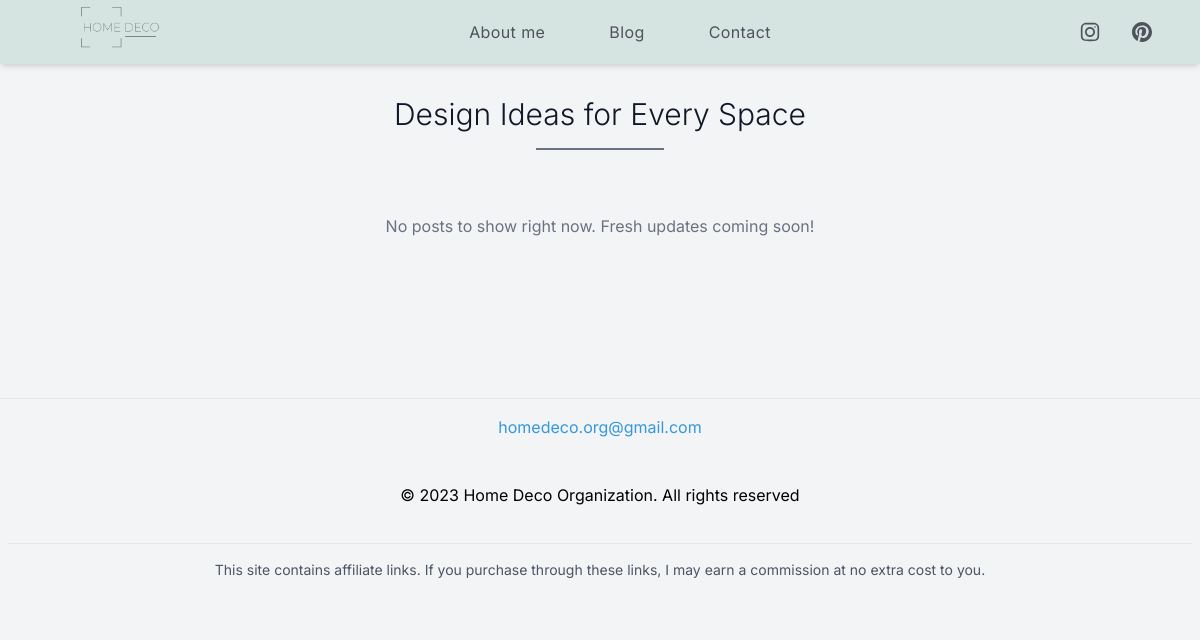
The page /blog/living on the database as committed earlier.
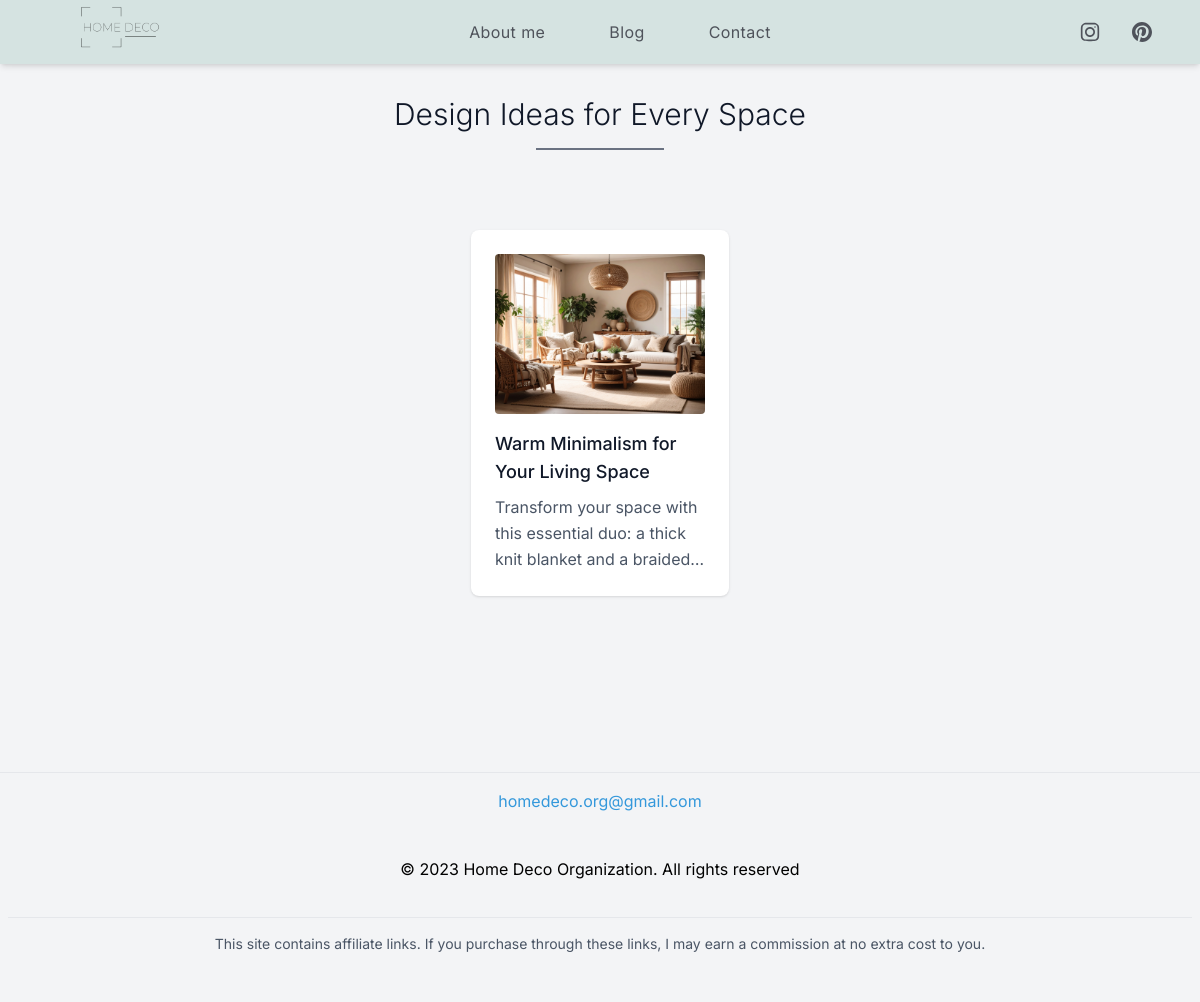
The same page on the database as committed later.
### models.py (models this page shows)
class Post(db.Model):
    id = db.Column(db.Integer, primary_key=True)
    title = db.Column(db.String(100), nullable=False)
    description = db.Column(db.Text, nullable=False)
    slug = db.Column(db.String(50), nullable=False)
    image1 = db.Column(db.String(200))
    alttitle1 = db.Column(db.String(100))
    image2 = db.Column(db.String(200))
    alttitle2 = db.Column(db.String(100))
    image3 = db.Column(db.String(200))
    alttitle3 = db.Column(db.String(100))
    link1 = db.Column(db.String(200))
    label1 = db.Column(db.String(100), nullable=False)
    link2 = db.Column(db.String(200))
    label2 = db.Column(db.String(100), nullable=False)
    link3 = db.Column(db.String(200))
    label3 = db.Column(db.String(100), nullable=False)
    link4 = db.Column(db.String(200))
    label4 = db.Column(db.String(100), nullable=False)
    frase1 = db.Column(db.String(200), nullable=False)
    frase2 = db.Column(db.String(200), nullable=True)

### app.py (the view)
@app.route('/blog/<slug>')
def posts_by_slug(slug):
            posts = Post.query.filter_by(slug=slug).all()
            return render_template('blog.html', posts=posts, slug=slug)

### templates/blog.html (shortened to what this page needs)
{% extends "layout.html" %}
{% block content %}
<section class="text-gray-600 body-font my-24 ">
  <div class="">
    <h1 class="text-3xl font-light title-font mb-4 text-gray-900 text-center">Design Ideas for Every Space</h1>
    <div class="w-32 h-0.5 bg-gray-500 mt-1 mx-auto"></div>
  </div>
  <div class="flex flex-row flex-wrap gap-4 px-5 py-4 md:py-16 mx-auto w-full">
    {% for post in posts %}
      <div class="p-4 md:w-1/4 w-full mx-auto">
        <a href="/post/{{ post.id }}" class="block bg-white p-6 rounded-lg shadow hover:shadow-xl transition">
          {% if post.image1 %}
            <img src="{{ post.image1 }}" alt="{{ post.alttitle1 }}" class="w-full h-40 object-cover rounded mb-4">
          {% endif %}
          <h2 class="text-lg text-gray-900 font-medium title-font mb-2">{{ post.title }}</h2>
          <p class="text-gray-600 line-clamp-3 leading-relaxed text-base">{{ post.description }}</p>
        </a>
      </div>
    {% else %}
      <div class="w-full text-center">
        <p class="text-gray-500">No posts to show right now. Fresh updates coming soon!</p>
      </div>
    {% endfor %}
  </div>
</section>
{% endblock %}

### templates/layout.html (shortened to what this page needs)
<!DOCTYPE html>
<html lang="en">
<head>
    <script src="https://cdn.jsdelivr.net/npm/@tailwindcss/browser@4"></script>
    <link rel="stylesheet" href="{{ url_for('static', filename='css/main.css') }}">
    <link rel="stylesheet" href="https://use.typekit.net/ybb6mop.css">
</head>
<body class="bg-gray-100 m-0 p-0 box-border">
<header class="flex items-center justify-between px-6 md:px-12 bg-[#d5e3e1] shadow-md backdrop-blur-md fixed top-0 w-full z-50 h-16">
  <div class="pl-8">
  <a href="{{ url_for('index') }}"  ><img src="{{ url_for('static', filename='images/logo home deco.png') }}" alt="logo salemi" class="w-20 cursor-pointer"></a>
  </div>
 <nav class="gap-6 bg-cover bg-center text-[#4F535B] px-8 cursor-pointer">
  <div class="flex items-center h-16 justify-end px-4 md:px-4">
    <ul id="menu" class="hidden md:flex md:flex-row flex-col absolute md:static right-2 top-20 md:top-0 bg-white md:bg-transparent shadow-lg md:shadow-none rounded-md px-4 py-2 md:p-0 text-base tracking-wide">
  <li><a href="{{ url_for('about') }}" class="hover:text-blue-600 p-8 transition-colors duration-200">About me</a></li>
  <li><a href="{{ url_for('blog') }}" class="hover:text-blue-600 p-8 transition-colors duration-200">Blog</a></li>
  <li><a href="{{ url_for('contact') }}" class="hover:text-blue-600 p-8 transition-colors duration-200">Contact</a></li>
</ul>
  </div>
    </nav>
  <div class="flex items-center gap-8 ">
    <a href="https://www.instagram.com/homedecoorganization/" target="_blank" class="">
      <img src="{{ url_for('static', filename='images/IG.svg') }}" alt="link to Instagram" class="w-5 h-5">
    </a>
    <a href="https://www.pinterest.com/homedecoorganization/" target="_blank" class="">
      <img src="{{ url_for('static', filename='images/pinterest.svg') }}" alt="link to pinterest" class="w-5 h-5">
    </a>
  </div>
</header>
{% block content %}{% endblock %}
<footer>
        <div class="p-2 w-full h-auto flex flex-col pt-4 mt-4 border-t border-gray-200 text-center mb-4">
          <a href="mailto:jorge@gmail.com" class="text-[#3498db]">homedeco.org@gmail.com</a>    <p class="leading-normal my-5">
            <br>© 2023 Home Deco Organization. All rights reserved
          </p>
          <div class="p-2 w-full pt-4 mt-4 border-t border-gray-200 text-center mb-4">
    <p class="text-sm text-gray-600">
      This site contains affiliate links. If you purchase through these links, I may earn a commission at no extra cost to you.
    </p>
</footer>
</body>
</html>

### static/css/main.css (style rules this page uses)
* { font-family: "inter", sans-serif; }

Rows that differ between the two databases and show on the page:
added Post: image1 (picture), title "Warm Minimalism for Your Living Space", description "Transform your space with this essential duo: a thick knit blanket and a…"
Other text that changed with them:
text no longer shown: "No posts to show right now. Fresh updates coming soon!"
